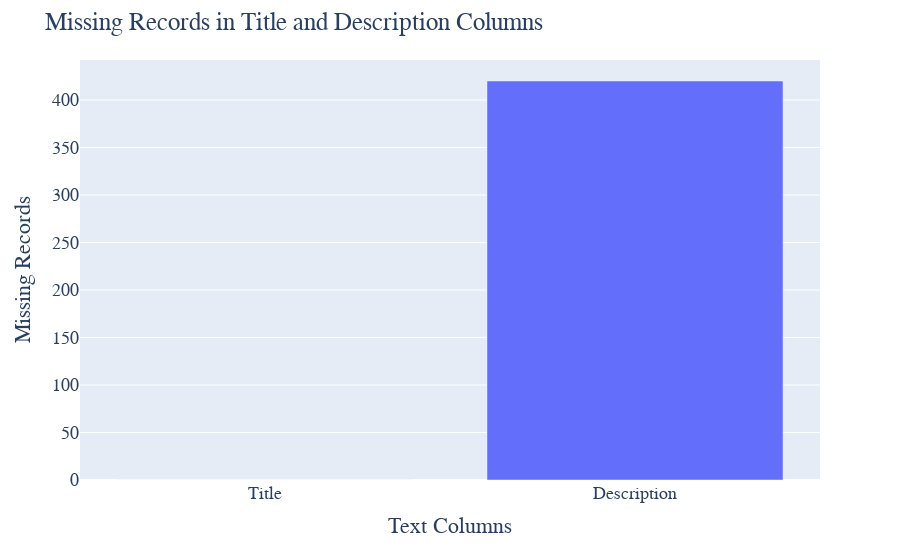

Notebook code for this chart:
### Markdown cell above
With this we are done with analysis of all categorical data columns present in our data set and all of them looks related to our Target Variable , we will keep all of them in our further analysis.

Let's start with Textual columns , we have following Text columns

<ol>
    <li><b>Test Case Title</b></li>
    <li><b>Test Case Description</b></li>
    <li><b>JIRA Bug ID</b></li>
    <li><b>Bug Description</b></li>
    <li><b>GIT Commit Message</b></li>
</ol>

From above features list we can remove 'JIRA Bug ID' from our analysis because this is just a alphanumeric respresentation of Bugs and more details are present in next feature 'Bug Description'. 

Also , in our data set 'GIT commit Message' is very inconsistent and most of the commit messages are of bug fixing and for these fixes commit messages are either bug ID or bug description which is kind of duplicate of data present in feature 'Bug Description'. We can drop  GIT commit message column also.

> **We recommend that 'Commit Messages' should be there for test cases selection but for this relevant and proper messages should enter at the time of commit and same has to be captured properly in Release Manifest for each releases**

Let's start looking at 'Test Case Title' and 'Test Case Description'

### Code cell
#Checking Null Values and creating bool series True for NaN values  
bool_series_title = pd.isnull(dataset["TestCaseTitle"])  
bool_series_description = pd.isnull(dataset["TestCaseDescription"])  

#Creating Data Dictonary for Missing Values
missingvalues_dict={'Title':len(dataset[bool_series_title].index),'Description':len(dataset[bool_series_description].index)}
#Converting Data Dictionary into Series
missingvalues_series=pd.Series(missingvalues_dict) 

#Visualizing missing values
fig = px.bar(missingvalues_series, y=missingvalues_series.values, x=missingvalues_series.index)
# Change the bar mode
fig.update_layout(
    title=" Missing Records in Title and Description Columns ",
    xaxis_title="Text Columns",
    yaxis_title="Missing Records",   
    font=dict(
        family="Courier New, monospace",
        size=18,
    )
)
fig.update_layout()
fig.show()

### Figure 1 — Plotly figure (JSON) as saved in the notebook; plotly's stock layout.template omitted (floating-point values rounded to 4 significant figures)
{"data": [{"alignmentgroup": "True", "hoverlabel": {"namelength": 0}, "hovertemplate": "x=%{x}<br>y=%{y}", "legendgroup": "", "marker": {"color": "#636efa"}, "name": "", "offsetgroup": "", "orientation": "v", "showlegend": false, "textposition": "auto", "type": "bar", "x": ["Title", "Description"], "xaxis": "x", "y": [0, 420], "yaxis": "y"}], "layout": {"barmode": "relative", "font": {"family": "Courier New, monospace", "size": 18}, "legend": {"tracegroupgap": 0}, "margin": {"t": 60}, "title": {"text": " Missing Records in Title and Description Columns "}, "xaxis": {"anchor": "y", "domain": [0, 1], "title": {"text": "Text Columns"}}, "yaxis": {"anchor": "x", "domain": [0, 1], "title": {"text": "Missing Records"}}}}
